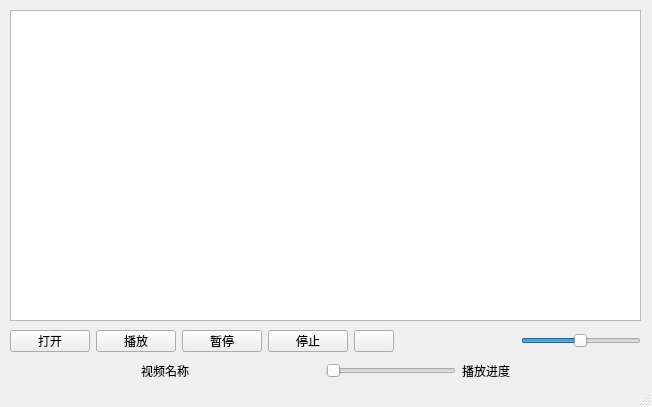
<?xml version="1.0" encoding="UTF-8"?>
<ui version="4.0">
 <class>MainWindow</class>
 <widget class="QMainWindow" name="MainWindow">
  <property name="geometry">
   <rect>
    <x>0</x>
    <y>0</y>
    <width>652</width>
    <height>407</height>
   </rect>
  </property>
  <property name="windowTitle">
   <string>mp4播放器</string>
  </property>
  <property name="windowIcon">
   <iconset resource="res.qrc">
    <normaloff>:/images/23.ico</normaloff>:/images/23.ico</iconset>
  </property>
  <widget class="QWidget" name="centralwidget">
   <widget class="MyVideoWidget" name="graphicsView">
    <property name="geometry">
     <rect>
      <x>10</x>
      <y>10</y>
      <width>631</width>
      <height>311</height>
     </rect>
    </property>
   </widget>
   <widget class="QWidget" name="">
    <property name="geometry">
     <rect>
      <x>10</x>
      <y>330</y>
      <width>631</width>
      <height>22</height>
     </rect>
    </property>
    <layout class="QHBoxLayout" name="horizontalLayout">
     <item>
      <widget class="QPushButton" name="open_btn">
       <property name="text">
        <string>打开</string>
       </property>
       <property name="icon">
        <iconset resource="res.qrc">
         <normaloff>:/images/1.GIF</normaloff>:/images/1.GIF</iconset>
       </property>
      </widget>
     </item>
     <item>
      <widget class="QPushButton" name="play_btn">
       <property name="text">
        <string>播放</string>
       </property>
       <property name="icon">
        <iconset resource="res.qrc">
         <normaloff>:/images/4.bmp</normaloff>:/images/4.bmp</iconset>
       </property>
      </widget>
     </item>
     <item>
      <widget class="QPushButton" name="pause_btn">
       <property name="text">
        <string>暂停</string>
       </property>
       <property name="icon">
        <iconset resource="res.qrc">
         <normaloff>:/images/5.bmp</normaloff>:/images/5.bmp</iconset>
       </property>
      </widget>
     </item>
     <item>
      <widget class="QPushButton" name="stop_btn">
       <property name="text">
        <string>停止</string>
       </property>
       <property name="icon">
        <iconset resource="res.qrc">
         <normaloff>:/images/6.bmp</normaloff>:/images/6.bmp</iconset>
       </property>
      </widget>
     </item>
     <item>
      <widget class="QPushButton" name="sound_btn">
       <property name="text">
        <string/>
       </property>
       <property name="icon">
        <iconset resource="res.qrc">
         <normaloff>:/images/volumn.bmp</normaloff>:/images/volumn.bmp</iconset>
       </property>
      </widget>
     </item>
     <item>
      <spacer name="horizontalSpacer">
       <property name="orientation">
        <enum>Qt::Orientation::Horizontal</enum>
       </property>
       <property name="sizeHint" stdset="0">
        <size>
         <width>40</width>
         <height>20</height>
        </size>
       </property>
      </spacer>
     </item>
     <item>
      <widget class="QSlider" name="sound_slider">
       <property name="minimum">
        <number>1</number>
       </property>
       <property name="maximum">
        <number>100</number>
       </property>
       <property name="value">
        <number>50</number>
       </property>
       <property name="orientation">
        <enum>Qt::Orientation::Horizontal</enum>
       </property>
      </widget>
     </item>
    </layout>
   </widget>
   <widget class="QWidget" name="">
    <property name="geometry">
     <rect>
      <x>10</x>
      <y>360</y>
      <width>631</width>
      <height>22</height>
     </rect>
    </property>
    <layout class="QHBoxLayout" name="horizontalLayout_2">
     <item>
      <spacer name="horizontalSpacer_4">
       <property name="orientation">
        <enum>Qt::Orientation::Horizontal</enum>
       </property>
       <property name="sizeHint" stdset="0">
        <size>
         <width>40</width>
         <height>20</height>
        </size>
       </property>
      </spacer>
     </item>
     <item>
      <widget class="QLabel" name="name_label">
       <property name="text">
        <string>视频名称</string>
       </property>
      </widget>
     </item>
     <item>
      <spacer name="horizontalSpacer_2">
       <property name="orientation">
        <enum>Qt::Orientation::Horizontal</enum>
       </property>
       <property name="sizeHint" stdset="0">
        <size>
         <width>40</width>
         <height>20</height>
        </size>
       </property>
      </spacer>
     </item>
     <item>
      <widget class="QSlider" name="time_slider">
       <property name="orientation">
        <enum>Qt::Orientation::Horizontal</enum>
       </property>
      </widget>
     </item>
     <item>
      <widget class="QLabel" name="time_label">
       <property name="text">
        <string>播放进度</string>
       </property>
      </widget>
     </item>
     <item>
      <spacer name="horizontalSpacer_3">
       <property name="orientation">
        <enum>Qt::Orientation::Horizontal</enum>
       </property>
       <property name="sizeHint" stdset="0">
        <size>
         <width>40</width>
         <height>20</height>
        </size>
       </property>
      </spacer>
     </item>
    </layout>
   </widget>
  </widget>
  <widget class="QStatusBar" name="statusbar"/>
 </widget>
 <customwidgets>
  <customwidget>
   <class>MyVideoWidget</class>
   <extends>QGraphicsView</extends>
   <header>myvideowidget.h</header>
  </customwidget>
 </customwidgets>
 <resources>
  <include location="res.qrc"/>
 </resources>
 <connections/>
</ui>
